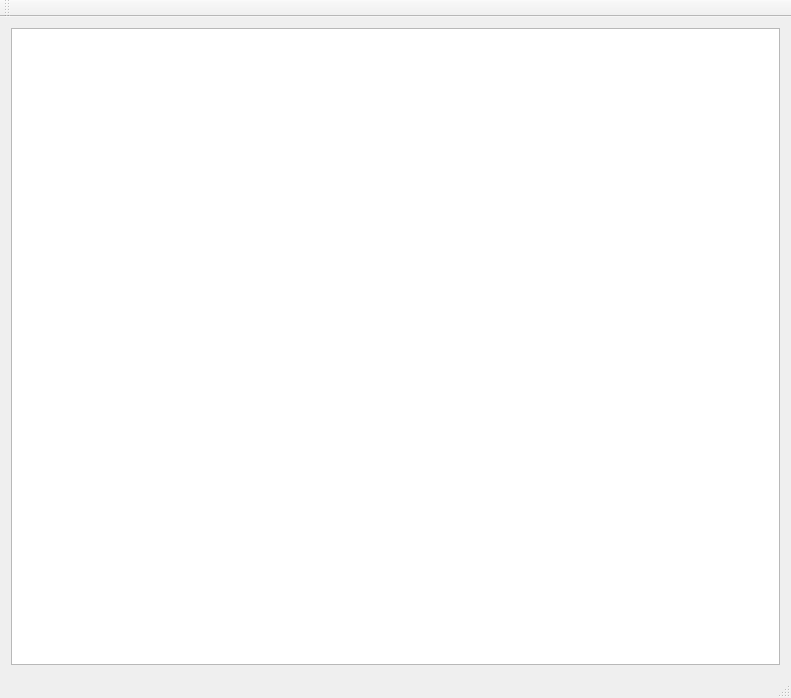
<?xml version="1.0" encoding="UTF-8"?>
<ui version="4.0">
 <class>MainWindow</class>
 <widget class="QMainWindow" name="MainWindow">
  <property name="geometry">
   <rect>
    <x>0</x>
    <y>0</y>
    <width>791</width>
    <height>698</height>
   </rect>
  </property>
  <property name="windowTitle">
   <string>MainWindow</string>
  </property>
  <widget class="QWidget" name="centralWidget">
   <layout class="QGridLayout" name="gridLayout">
    <item row="0" column="0">
     <widget class="GraphicsView" name="graphicsView"/>
    </item>
   </layout>
  </widget>
  <widget class="QMenuBar" name="menuBar">
   <property name="geometry">
    <rect>
     <x>0</x>
     <y>0</y>
     <width>791</width>
     <height>22</height>
    </rect>
   </property>
  </widget>
  <widget class="QToolBar" name="mainToolBar">
   <attribute name="toolBarArea">
    <enum>TopToolBarArea</enum>
   </attribute>
   <attribute name="toolBarBreak">
    <bool>false</bool>
   </attribute>
  </widget>
  <widget class="QStatusBar" name="statusBar"/>
 </widget>
 <layoutdefault spacing="6" margin="11"/>
 <customwidgets>
  <customwidget>
   <class>GraphicsView</class>
   <extends>QGraphicsView</extends>
   <header>graphicsview.h</header>
  </customwidget>
 </customwidgets>
 <resources/>
 <connections/>
</ui>
